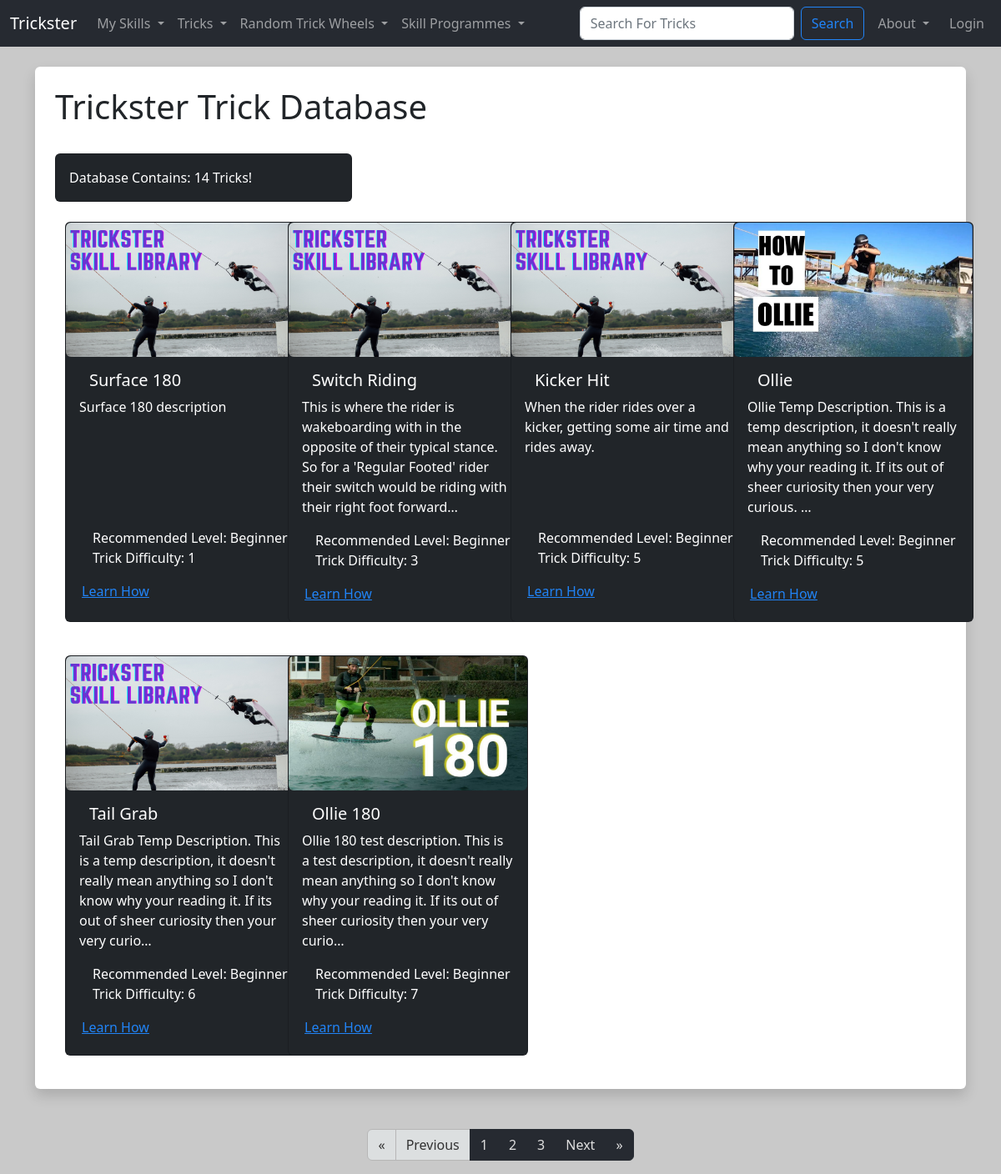
The page /trick_list on the database its author committed.
### TricksterMain/models.py (models this page shows, shortened)
class Trick (models.Model):
  TrickID = models.AutoField(primary_key=True)
  TrickName = models.CharField(max_length=25)
  TrickDiscription = models.TextField(blank=True)
  TrickHowTo = models.TextField(blank=True)
  TrickRecLevel = models.ForeignKey(SkillLevel, blank=True, null=True, on_delete=models.CASCADE)
  TrickDifficulty = models.PositiveIntegerField(null=True, validators=[MinValueValidator(1), MaxValueValidator(10)])
  TrickImg = models.ImageField(null=True, blank=True, upload_to="images/")
  TrickCategory = models.ManyToManyField(Category, related_name='trick_category_tags', blank=True)
  approved = models.BooleanField('Approved', default=False)

class SkillLevel (models.Model):
  SkillLevelID = models.AutoField(primary_key=True)
  SkillLevelName = models.CharField(max_length=25)
  def __str__(self):
    return self.SkillLevelName

### TricksterMain/views.py (the view)
# urls.py: path('trick_list', views.trick_list, name="trick-list"),
def trick_list(request):
  all_tricks = Trick.objects.filter(approved=True).order_by('TrickRecLevel', 'TrickDifficulty', 'TrickName')
  trick_count = all_tricks.count()
  p = Paginator(all_tricks, 6)
  page = request.GET.get('page')
  tricks = p.get_page(page)
  num_pages = "T" * tricks.paginator.num_pages
  current_page = request.path
  if page:
    current_page = current_page + "?page=" + page
  return render(request, 'main/trick_list.html', {'tricks': tricks, "num_pages":num_pages, "trick_count":trick_count, "current_page":current_page})

### TricksterMain/templates/main/trick_list.html (shortened to what this page needs)
{% extends 'main/base.html' %}
{% load static %}
{% block content  %}
<div class="shadow  p-4 mb-5 bg-body rounded">
  <h1> Trickster Trick Database </h1>
  <br/>
  <div class="col-4">
    <div class="card text-bg-dark">
      <div class="card-body">
        <p class="card-text">Database Contains: {{ trick_count }} Tricks!</p>
      </div>
    </div>
  </div>
  <br/>
  <div class="container-md">
    <div class="row row-cols-1 row-cols-sm-2 row-cols-md-3 row-cols-xl-4 g-4">
      {% for trick in tricks %}
        {% include 'components/trick_cards.html' with trick=trick user=request.user current_page=current_page%}
      {% endfor %}
    </div>
  </div>
</div>
  <nav aria-label="Paginator">
    <ul class="pagination pagination-dark justify-content-center">
      {% if tricks.has_previous %}
      <li class="page-item">
        <a class="page-link" href="?page=1" aria-label="First">
          <span aria-hidden="true">&laquo;</span>
        </a>
      </li>
      <li class="page-item"><a class="page-link" href="?page={{ tricks.previous_page_number }}">Previous</a></li>
      {% else %}
      <li class="page-item disabled">
        <a class="page-link" href="" aria-label="First">
          <span aria-hidden="true">&laquo;</span>
        </a>
      </li>
      <li class="page-item disabled"><a class="page-link" href="">Previous</a></li>
      {% endif %}
      {% for i in num_pages %}
      <li class="page-item"><a class="page-link" href="?page={{ forloop.counter }}">{{ forloop.counter }}</a></li>
      {% endfor %}
      {% if tricks.has_next %}
      <li class="page-item"><a class="page-link" href="?page={{ tricks.next_page_number }}">Next</a></li>
      <li class="page-item">
        <a class="page-link" href="?page={{ tricks.paginator.num_pages }}" aria-label="Last">
          <span aria-hidden="true">&raquo;</span>
        </a>
      </li>
      {% endif %}
    </ul>
  </nav>
{% endblock %}

### TricksterMain/templates/components/trick_cards.html (shortened to what this page needs)
{% load static %}
<div class="col-sm">
  {% if user.is_authenticated %}
    <div class="card text-bg-dark mb-3" style="width: 18rem; height: 33rem;">
  {% else %}
    <div class="card text-bg-dark mb-3" style="width: 18rem; height: 30rem;">
  {% endif %}
    {% if trick.TrickImg %}
      <img src="{{ trick.TrickImg.url }}" class="img-fluid rounded" alt="trick cover image">
    {% else %}
      <img src="{% static 'trickster/images/TrickListDefault.png' %}" class="img-fluid rounded" alt="default trick cover image">
    {% endif %}
    <div class="card-body">
      <h5 class="card-title">
        <div class="container">
          <div class="row">
            {% if user.is_superuser %}
              <div class="col-7">
                {{ trick }}
              </div>
              <div class="col-5">
                <a href="{% url 'update-trick' trick.TrickID %}" class="btn btn-success btn-sm">Edit Trick</a>
              </div>
            {% else %}
              <div class="col-12">
                {{ trick.TrickName }}
              </div>
            {% endif %}
          </div>
        </div>
      </h5>
      <p class="card-text">{{ trick.TrickDiscription|truncatechars:180 }}</p>
    </div>
    <ul class="list-group-dark list-group-flush">
      <li class="list-group-item">Recommended Level: {{ trick.TrickRecLevel }}</li>
      <li class="list-group-item">Trick Difficulty: {{ trick.TrickDifficulty }}</li>
    </ul>
    <div class="card-body-dark text-center gap-3" style="height: 3rem">
      <div class="container">
        <div class="row">
          <div class="col-6">
            <a href="{% url 'show-trick' trick.TrickID %}" class="card-link me-md-4">Learn How</a>
          </div>
          <div class="col-6">
          </div>
        </div>
      </div>
    </div>
  </div>
</div>

### TricksterMain/templates/main/base.html (style rules this page uses)
body { background: #c9c9c9 }

### rows shown on the page
Trick: TrickName "Surface 180", TrickDiscription "Surface 180 description", TrickRecLevel "Beginner", TrickDifficulty "1"
Trick: TrickName "Switch Riding", TrickDiscription "This is where the rider is wakeboarding with in the opposite of their typical stance. So for a 'Regular Footed' rider their switch would be riding with their right foot forward…", TrickRecLevel "Beginner", TrickDifficulty "3"
Trick: TrickName "Kicker Hit", TrickDiscription "When the rider rides over a kicker, getting some air time and rides away.", TrickRecLevel "Beginner", TrickDifficulty "5"
Trick: TrickImg (picture), TrickName "Ollie", TrickDiscription "Ollie Temp Description. This is a temp description, it doesn't really mean anything so I don't know why your reading it. If its out of sheer curiosity then your very curious. …", TrickRecLevel "Beginner", TrickDifficulty "5"
Trick: TrickName "Tail Grab", TrickDiscription "Tail Grab Temp Description. This is a temp description, it doesn't really mean anything so I don't know why your reading it. If its out of sheer curiosity then your very curio…", TrickRecLevel "Beginner", TrickDifficulty "6"
Trick: TrickImg (picture), TrickName "Ollie 180", TrickDiscription "Ollie 180 test description. This is a test description, it doesn't really mean anything so I don't know why your reading it. If its out of sheer curiosity then your very curio…", TrickRecLevel "Beginner", TrickDifficulty "7"

### other values the page prints
{{ trick_count }} "14"
